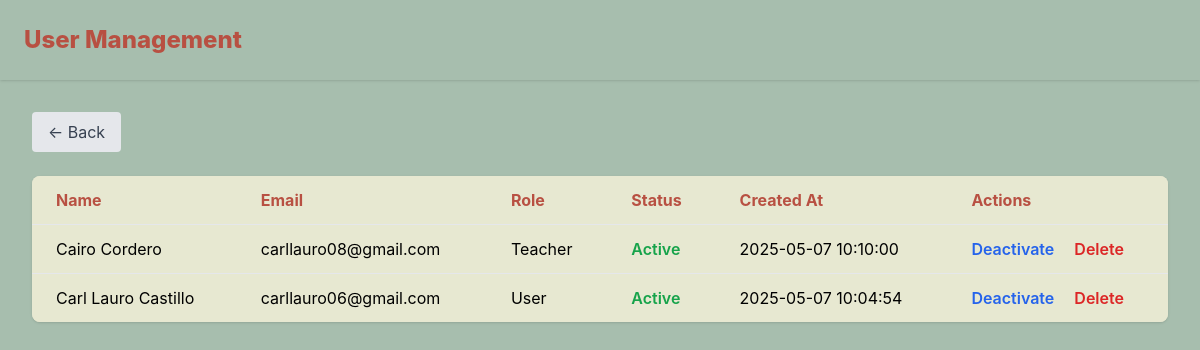
/admin_users.php (signed in), run on the app's committed database.
### tables this page shows
CREATE TABLE `users` (
  `id` int(11) NOT NULL,
  `username` varchar(50) NOT NULL,
  `name` varchar(100) NOT NULL,
  `email` varchar(100) NOT NULL,
  `password_hash` varchar(255) NOT NULL,
  `role` enum('admin','teacher','user') NOT NULL DEFAULT 'user',
  `is_active` tinyint(1) NOT NULL DEFAULT 1,
  `email_verified` tinyint(1) NOT NULL DEFAULT 0,
  `verification_code` varchar(10) DEFAULT NULL,
  `created_at` timestamp NOT NULL DEFAULT current_timestamp(),
  `updated_at` timestamp NOT NULL DEFAULT current_timestamp() ON UPDATE current_timestamp()
);

### functions.php (called while the page is built, shortened)
<?php
function get_user_role() {
    return $_SESSION['user_role'] ?? null;
}
?>

### admin_users.php (the view, shortened to what this page needs)
<?php
require 'config.php';
require 'functions.php';
$stmt = $pdo->prepare("SELECT id, name, email, role, is_active, created_at FROM users WHERE id != ? ORDER BY created_at DESC");
$stmt->execute([$_SESSION['user_id']]);
$users = $stmt->fetchAll(PDO::FETCH_ASSOC);
?>
<!DOCTYPE html>
<html lang="en" class="scroll-smooth">
<head>
    <script src="https://cdn.tailwindcss.com"></script>
</head>
<body class="min-h-screen">
    <nav class="shadow p-6 flex justify-between items-center max-w-7xl mx-auto" style="color: #A7BEAE;">
        <h1 class="text-2xl font-extrabold " style="color: #B85042;">User Management</h1>
            <?php
                $user_role = get_user_role();
                if ($user_role === 'admin') {
                    $dashboard_link = 'admin_dashboard.php';
                } elseif ($user_role === 'teacher') {
                    $dashboard_link = 'teacher_dashboard.php';
                } else {
                    $dashboard_link = 'dashboard.php';
                }
            ?>
    </nav>
    <main class="p-8 max-w-7xl mx-auto">
        <p class="">
            <?php
                $user_role = get_user_role();
if (isset($_GET['return'])) {
    $allowed_pages = ['admin_search.php', 'admin_users.php', 'admin_dashboard.php'];
    if (in_array($_GET['return'], $allowed_pages)) {
        $dashboard_link = $_GET['return'];
    } else {
        $dashboard_link = 'admin_users.php';
    }
} else {
    if ($user_role === 'admin') {
        $dashboard_link = 'admin_dashboard.php';
    } elseif ($user_role === 'admin') {
        $dashboard_link = 'admin_search.php';
    } else {
        $dashboard_link = 'admin_dashboard.php';
    }
    if ($user_role === 'admin') {
        $dashboard_link = 'admin_search.php';
    } elseif ($user_role === 'admin') {
        $dashboard_link = 'admin_search.php';
    } else {
        $dashboard_link = 'admin_dashboard.php';
    }
}
            ?>
                <a href="<?= htmlspecialchars($dashboard_link) ?>" class="inline-block mb-6 bg-gray-200 text-gray-700 px-4 py-2 rounded hover:bg-gray-300 transition">← Back</a>
        </p>
        <table class="min-w-full  rounded-lg shadow overflow-hidden">
            <thead class=" text-left font-semibold">
                <tr>
                    <th class="py-3 px-6" style="color: #B85042">Name</th>
                    <th class="py-3 px-6" style="color: #B85042">Email</th>
                    <th class="py-3 px-6" style="color: #B85042">Role</th>
                    <th class="py-3 px-6" style="color: #B85042">Status</th>
                    <th class="py-3 px-6" style="color: #B85042">Created At</th>
                    <th class="py-3 px-6" style="color: #B85042">Actions</th>
                </tr>
            </thead>
            <tbody>
                <?php foreach ($users as $user): ?>
                    <tr class="border-t border-gray-200 hover:bg-blue-50 transition">
                        <td class="py-3 px-6"><?= htmlspecialchars($user['name']) ?></td>
                        <td class="py-3 px-6"><?= htmlspecialchars($user['email']) ?></td>
                        <td class="py-3 px-6"><?= htmlspecialchars(ucfirst($user['role'])) ?></td>
                        <td class="py-3 px-6"><?= $user['is_active'] ? '<span class="text-green-600 font-semibold">Active</span>' : '<span class="text-red-600 font-semibold">Inactive</span>' ?></td>
                        <td class="py-3 px-6"><?= htmlspecialchars($user['created_at']) ?></td>
                        <td class="py-3 px-6 space-x-4">
                            <a href="admin_users.php?toggle=<?= $user['id'] ?>" class="text-blue-600 font-semibold">
                                <?= $user['is_active'] ? 'Deactivate' : 'Activate' ?>
                            </a>
                            <a href="admin_users.php?delete=<?= $user['id'] ?>" onclick="return confirm('Are you sure you want to delete this user?');" class="text-red-600 font-semibold">Delete</a>
                        </td>
                    </tr>
                <?php endforeach; ?>
            </tbody>
        </table>
    </main>
</body>
</html>

### admin_users.php (style rules this page uses)
body { font-family: 'Inter', sans-serif; background-color: #A7BEAE; }
h1 { color: #B85042; }
table { background-color: #E7E8D1; }
tr { background-color: #E7E8D1; }

### data on the page
users: name "Cairo Cordero", email "carllauro08@gmail.com", role "Teacher", is_active "Active", created_at "2025-05-07 10:10:00"
users: name "Carl Lauro Castillo", email "carllauro06@gmail.com", role "User", is_active "Active", created_at "2025-05-07 10:04:54"
